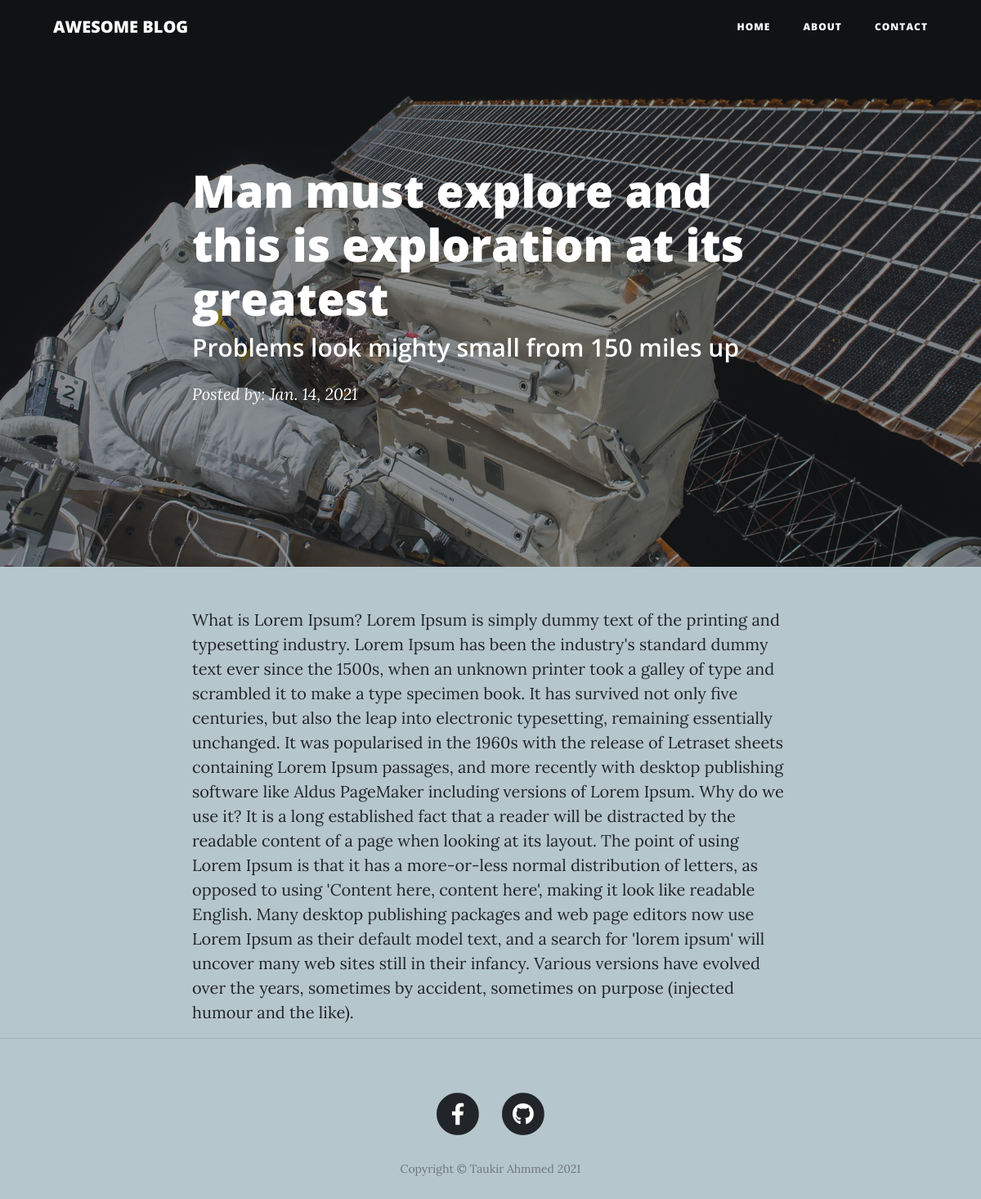
/detail/1, run on the app's committed database.
### blog/models.py (models this page shows, shortened)
class Post(models.Model):
    title = models.CharField(max_length=255)
    title_tag = models.CharField(max_length=150)
    author = models.ForeignKey(User, on_delete=models.CASCADE)
    body = models.TextField()
    pub_date = models.DateField(auto_now_add=True)

### blog/views.py (the view)
# urls.py: path('detail/<int:pk>', DetailView.as_view(), name='detail'),
class DetailView(DetailView):
    model = Post
    template_name = 'post.html'

### blog/templates/post.html (shortened to what this page needs)
{% extends 'base.html' %}
{% load static %}
{% block body %}
<header class="masthead" style="background-image: url({% static 'img/post-bg.jpg' %})">
    <div class="overlay"></div>
    <div class="container">
        <div class="row">
            <div class="col-lg-8 col-md-10 mx-auto">
                <div class="post-heading">
                    <h1>{{post.title}}</h1>
                    <h2 class="subheading">Problems look mighty small from 150 miles up</h2>
                    <span class="meta">Posted by: {{ post.user }}
              {{post.pub_date}}</span>
                </div>
            </div>
        </div>
    </div>
</header>
<article>
    <div class="container">
        <div class="row">
            <div class="col-lg-8 col-md-10 mx-auto">
                {{ post.body }}
            </div>
        </div>
</article>
<hr>
{% endblock %}

### blog/static/css/style.css (style rules this page uses)
body { background-color:#b6c6cd; }

### data on the page
Post: title "Man must explore and this is exploration at its greatest", pub_date "Jan. 14, 2021", body "What is Lorem Ipsum? Lorem Ipsum is simply dummy text of the printing and typesetting industry. Lorem Ipsum has been the industry's standard dummy text ever since the 1500s, when an unknown printer took a galley of type and scrambled it to make a type specimen book. It has survived not only five centuries, but also the leap into electronic typesetting, remaining essentially unchanged. It was popularised in the 1960s with the release of Letraset sheets containing Lorem Ipsum passages, and more recently with desktop publishing software like Aldus PageMaker including versions of Lorem Ipsum. Why do we use it? It is a long established fact that a reader will be distracted by the readable…"
